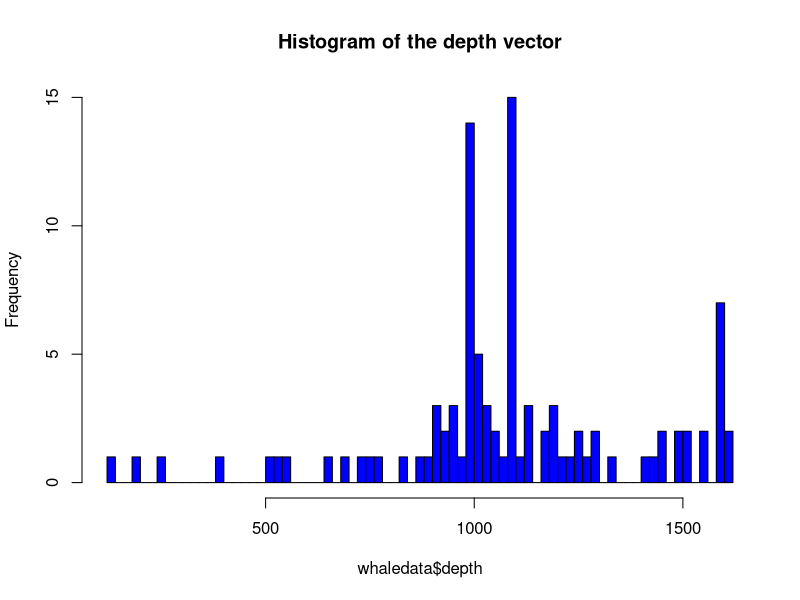
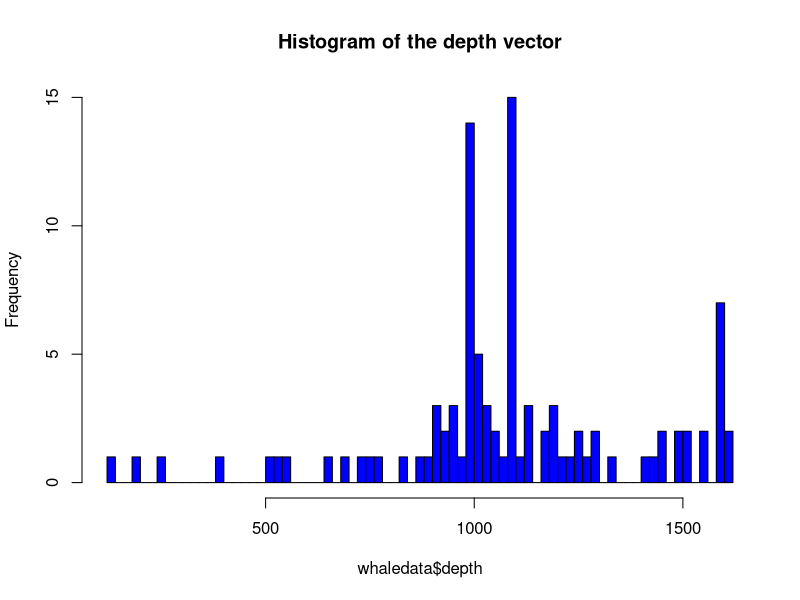

These figures' R source, in order:
## ---- chunk 1
library(readr)
whaledata = read_csv("whaledata.csv")
## ---- chunk 2
whaledata = read.csv("whaledata.csv")
## ---- chunk 3
whaledata.1200 = whaledata[whaledata$depth > 1200, ]

whaledata.200 = whaledata[whaledata$gradient > 200, ]

whaledata.low = whaledata[whaledata$water.noise == "low", ]

whaledata.h.may = whaledata[whaledata$water.noise == "high" & whaledata$month == "May", ]

whaledata.subset = whaledata[whaledata$month == "October" & whaledata$water.noise == "low" & whaledata$gradient > 132, ]

whaledata.lat.long = whaledata[whaledata$latitude > 60 & whaledata$latitude < 61 & whaledata$longitude > -6 & whaledata$longitude < -4, ]

whaledata.nomed = whaledata[whaledata$water.noise != "medium", ]

whaledata.new = whaledata[whaledata$depth > 1500 & whaledata$number.whales > mean(whaledata$number.whales, na.rm = TRUE), ]

#the variable number.whales contains 1 NA value. By default the mean function will return an NA. we will use the na.rm argument to ignore NAs.

## ---- chunk 4

whaledata = read.csv("whaledata.csv")
TOP10 = whaledata[order(-whaledata$depth),]
TOP10 = TOP10[1:10,]


## ---- chunk 5
TOP10 = TOP10[,-c(3,8)]
## ---- chunk 6
#Create a new data frame named noise_location
noise_location = whaledata[,c(3,5:6)]

#Rename water.noise to noise_level
colnames(noise_location)[1] =  "noise_level"

#Order the data frame by noise_level
noise_location$noise_level = factor(noise_location$noise_level,levels = c("low", "medium", "high"))
noise_location = noise_location[order(noise_location$noise_level),]

#Add a column of the average latitude value
noise_location$avg_lat = mean(noise_location$latitude)

#Add a column of the average longitude value
noise_location$avg_long = mean(noise_location$longitude)

write.csv(noise_location, file = "noise_location.csv")
#save the noise_location data frame in csv format to your local folder.


## ---- chunk 7
v <- c(42, 92, 39, 19, 12, 16, 2, 0, 8.5, 50, 4,
           13, 0, -4, 9, NA, 0, 3, 9, 32, 28, 7, 11,
           -3, 8, 74, 70, 12, 20, -1, 6.7, 52, NA, 3, 
           -1, 1, 0, 5, 42, -0.2, 17, 3.1, -5, 11, 1,
           51, 46, 2, 51, 13, NA, 0, 30, -5, 9, 10)

## ---- chunk 8
v <- c(42, 92, 39, 19, 12, 16, 2, 0, 8.5, 50, 4,
           13, 0, -4, 9, NA, 0, 3, 9, 32, 28, 7, 11,
           -3, 8, 74, 70, 12, 20, -1, 6.7, 52, NA, 3, 
           -1, 1, 0, 5, 42, -0.2, 17, 3.1, -9, 11, 1,
           51, 46, 2, 51, 13, NA, 0, 30, -5, 9, 10)

length(v)
# The lengh of the vector

which.max(v)

# Position of the the highest value

which.min(v)

# Position of the the lowest value

## ---- chunk 9
whaledata = read.csv("whaledata.csv")
## ---- chunk 10

hist(whaledata$depth, breaks = length(whaledata$depth) ,col="blue", main="Histogram of the depth vector") 

## ---- chunk 11

hist(whaledata$depth, breaks = length(whaledata$depth) ,col="blue", main="Histogram of the depth vector") 

